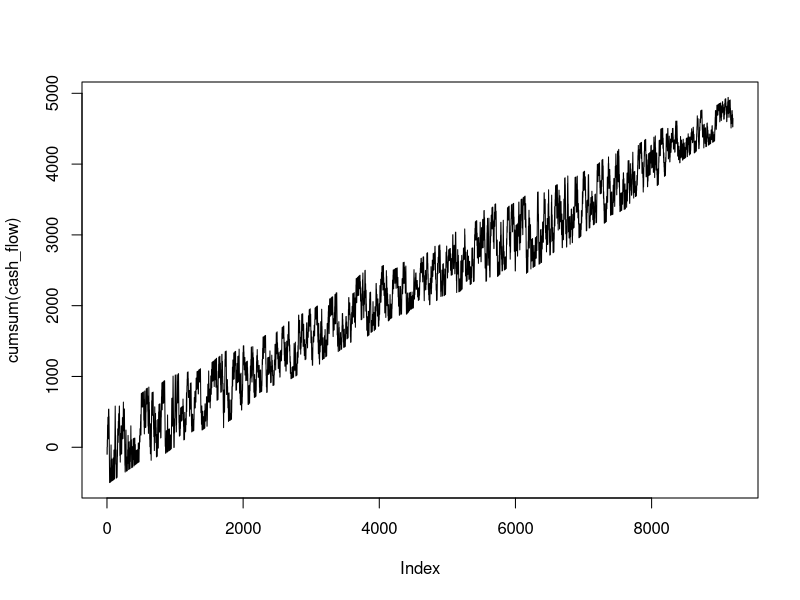
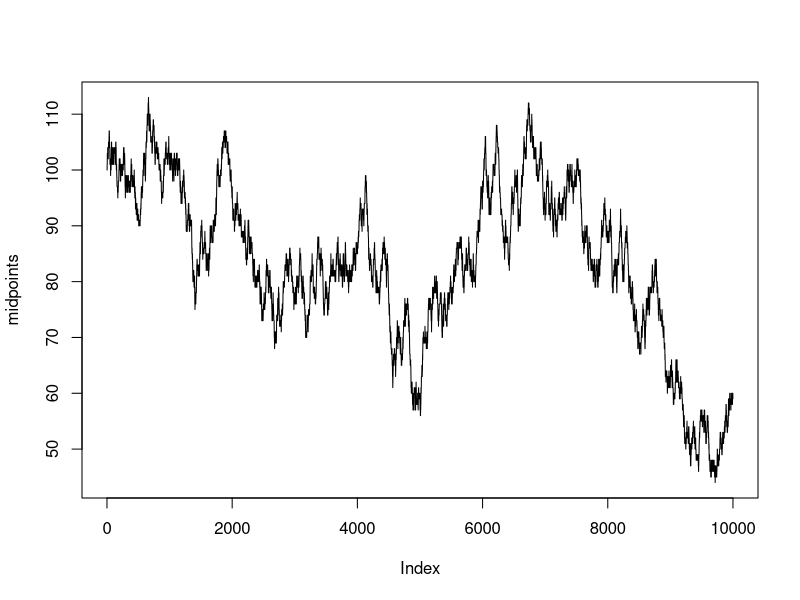

R code for these plots, in order:
## ---- chunk 1

random_prices <- function(n, start_price=100, rng_seed=123) {
    # Generate random prices, with lag-1 differences in {-1, 0, 1}
    #
    # Arguments:
    # n             number of prices to generate
    # start_price   the starting price
    # seed          seed to inialize the RNG with
    #
    # Returns:
    # random_prices     vector of length n, with random prices
    
    set.seed(rng_seed)
    return(cumsum(c(start_price, round(runif(n-1) * 2 - 1))))
}


allowed_trades <- function(aggro_orders, inventory_limits=c(-1, 1)) {
    # Returns a logical vector indicating which trades can be
    # executed without breaching inventory_limits.
    # Arguments:
    #           aggro_orders        a vector of values {-1, 1}, with -1 
    #                               representing an aggressive sell order (MM trades at the bid) 
    #                               and 1 representing aggressive buy order (MM trades at the ask)
    #           inventory_limits    a 2-value vector, e.g. (-5, 6) representing
    #                               the limits of inventory that the market maker
    #                               has to adhere to.
    # Returns:  
    #           allowed_trades      logical vector of same length as the trades argument, indicating
    #                               trades that the market maker can particiapte in without going 
    #                               past the inventory limits.
    # 
    n <- length(aggro_orders)
    allowed_trades <- rep(NA, n)  # pre-allocate
    lower <- min(inventory_limits)
    upper <- max(inventory_limits)
    
    inventory <- 0
    for (i in 1:n) {
        # a sell trade (-1) increases inventory, a buy (+1) decreases
        # hence we need to subtract the trade from current inventory
        # to get new inventory
        new_inventory <- inventory - aggro_orders[i] 
        if (new_inventory >= lower & new_inventory <= upper) {
            inventory <- new_inventory
            allowed_trades[i] <- TRUE
        } else {
            # inventory remains unchanged as MM does not trade
            allowed_trades[i] <- FALSE
        }
    }
    
    return(allowed_trades)
}


random_orders <- function(n, rng_seed=123) {
    # Generate buy and sell orders randomly
    #
    # Arguments:    
    # n       number of orders to generate
    # seed    seed to inialize the RNG with
    #
    # Returns:
    # random_orders     a vector of length n, with values in {-1, 1}
    #                   with -1 being a sell order and 1 a buy order
    set.seed(rng_seed)
    return(round(runif(n)) * 2 - 1)
}

N <- 10000
orders <- random_orders(N)
midpoints <- random_prices(N)
trades <- allowed_trades(orders, c(-5, 5))

# compute the trade price (bid or ask) then compute the cash flow:
# because bid-spread is 1 and ask spread is 1, we can simply
# add midpoints and orders to get the execution prices. Then
# multiply the execution price by the orders to get the MM's 
# cash flow.
cash_flow <- (midpoints[trades] + orders[trades]) * orders[trades]

# visualize that paper profit
plot(cumsum(cash_flow), type='l')
plot(midpoints, type='l')
